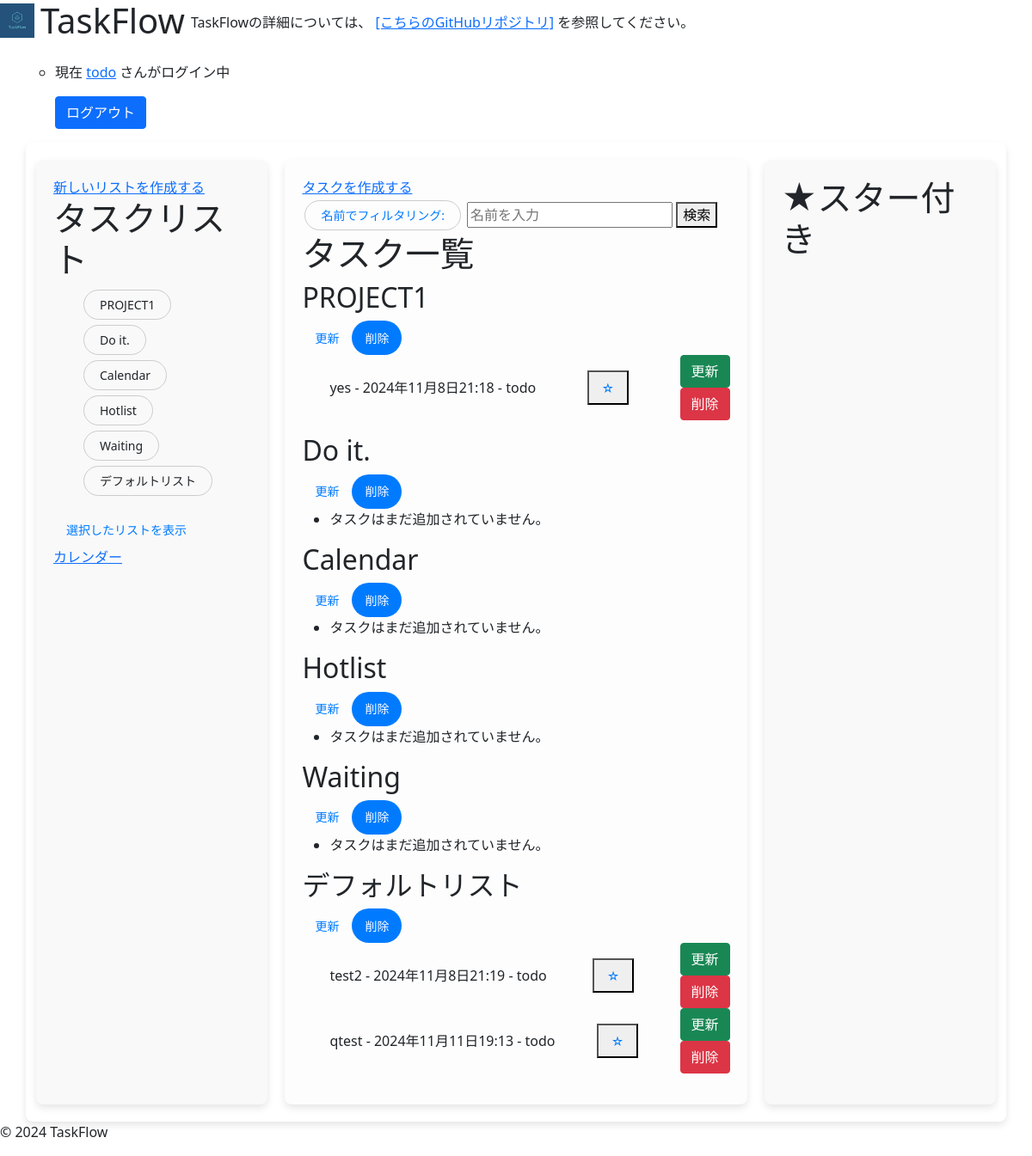
The page /tasks/ (signed in) on the database as committed earlier.
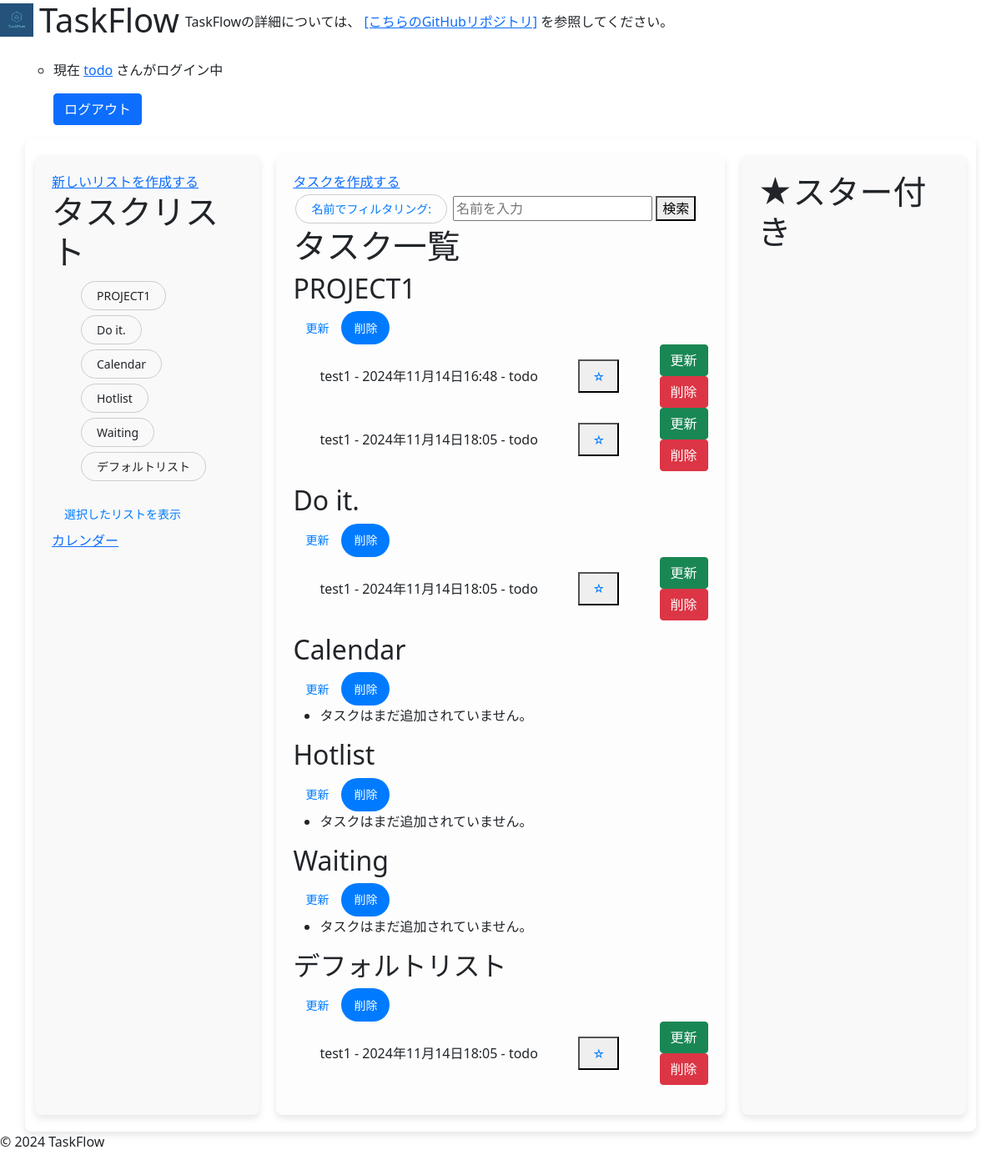
The same page on the database as committed later.
### accounts/models.py (models this page shows)
class CustomUser(AbstractUser):
    username=models.CharField(max_length=20,null=False,unique=True) #ユーザーネーム
    age=models.IntegerField(null=True, blank=True) #年齢
    mail=models.EmailField(max_length=30,null=True, blank=True,unique=True) #メールアドレス

### todo_app/models.py (models this page shows, shortened)
class TaskList(models.Model):
    name=models.CharField(max_length=20) #リスト名

class TaskCreate(models.Model):
    title=models.CharField(max_length=20) #タスクのタイトル
    description=models.TextField(null=True,blank=True) #説明
    due_date=models.DateTimeField(default=timezone.now) #期日
    is_starred=models.BooleanField(default=False) #スターの状態
    user = models.ForeignKey(settings.AUTH_USER_MODEL, on_delete=models.CASCADE) #作成したユーザー
    list=models.ForeignKey(TaskList,on_delete=models.CASCADE,default=1) #リストモデルとの関係

### todo_app/views.py (the view, shortened to what this page needs)
# urls.py: path('tasks/', TaskListView.as_view(), name='task_list'),  # タスク一覧
class TaskListView(ListView):
    model = TaskCreate
    template_name = 'todo_app/task_list.html'
    context_object_name = 'tasks'
    def get_queryset(self):
        return TaskCreate.objects.filter(user=self.request.user)
    def get_context_data(self, **kwargs):
        context = super().get_context_data(**kwargs)
        filter_name = self.request.GET.get('filter_name', '')
        if filter_name:
            context['lists'] = TaskList.objects.filter(name__icontains=filter_name)
            context['filter_message'] = f"検索結果: 名前に 「{filter_name}」 を含むリスト"
        else:
            selected_lists = getattr(self, 'selected_lists', None)
            if selected_lists:
                context['lists'] = TaskList.objects.filter(id__in=selected_lists)
                context['selected_lists'] = selected_lists
            else:
                context['lists'] = TaskList.objects.all()
        context['selected_list_ids'] = [int(id) for id in getattr(self, 'selected_lists', [])]
        return context

### templates/todo_app/task_list.html (shortened to what this page needs)
{% extends 'base.html' %}
{% load static %}
{% block content %}
<div class='container'>
    <div class='list-filter'>
        <a class="list-create" href="{% url 'list_create' %}">新しいリストを作成する</a>
        <h1>タスクリスト</h1>
        <form method="post" action="{% url 'task_list' %}" id="listFilterForm">
            <ul>
                {% for list in lists %}
                    <li style="display: flex; align-items: center; justify-content: space-between;">
                        <label for="checkbox_{{ list.id }}">{{ list.name }}</label>
                    </li>
                {% endfor %}
            </ul>
            <div class="btn-group">
                <button type="submit" class="button">選択したリストを表示</button>
            </div>
        </form>
        <a href="{% url 'only_calendar' %}">カレンダー</a>
    </div>
    <div class='task-list'>
        <a class="task-create" href="{% url 'task_create' %}">タスクを作成する</a>
        <form method="get">
            <label for="filter_name" class="filter-label">名前でフィルタリング:</label>
            <input type="text" name="filter_name" id="filter_name" placeholder="名前を入力">
            <button type="submit">検索</button>
        </form>
        <h1>タスク一覧</h1>
            {% if lists %}
        {% for list in lists %}
            <div class="list-container" onmouseover="showBorder(this)" onmouseout="hideBorder(this)">
                <h2>{{ list.name }}</h2>
                <div class="btn-group">
                    <form action="{% url 'list_update' list.id %}">
                        <button type="submit" class="button">更新</button>
                    </form>
                    <form action="{% url 'list_delete' list.id %}" method="post" onsubmit="return confirmDeleteList();">
                        <button type="submit" class="button clear-selection">削除</button>
                    </form>
                </div>
                <ul class="Sortable" data-list-id="{{list.id}}" id="list_{{list.id}}">
                    {% for task in list.taskcreate_set.all %}
                        <li style="display: flex; align-items: center; justify-content: space-between;">
                            <span>
                                {{ task.title }} - {{ task.due_date }} - {{ task.user.username }}
                            </span>
                            <form action="{% url 'toggle_star' task.id %}" method="post" style="background: none; border: none; cursor: none;">
                                <div class='btn-group'>
                                    <button type="submit">
                                        <span class="{% if task.is_starred %}starred{% else %}not-starred{% endif %}">
                                            {% if task.is_starred %}★{% else %}☆{% endif %}
                                        </span>
                                    </button>
                                </div>
                            </form>
                            <div>
                                <form action="{% url 'task_update' task.id %}" method="get">
                                    <button type="submit" class="btn btn-success">更新</button>
                                </form>
                                <form action="{% url 'task_delete' task.id %}" method="post" onsubmit="return confirmDeleteTask();" class="d-inline">
                                    <button type="submit" class="btn btn-danger">削除</button>
                                </form>
                            </div>
                        </li>
                    {% empty %}
                        <li>タスクはまだ追加されていません。</li>
                    {% endfor %}
                </ul>
            </div>
        {% endfor %}
    {% else %}
        <p>リストが選択されていません。</p>
    {% endif %}
    </div>
    <div class="star-list">
        <h1>★スター付き</h1>
    </div>
</div>
{% endblock %}

### templates/base.html (shortened to what this page needs)
{% load static %}
<!DOCTYPE html>
<html lang="ja">
<head>
    <link rel="stylesheet" href="{%static 'css/style.css'%}">
    <link href="https://cdn.jsdelivr.net/npm/bootstrap@5.0.2/dist/css/bootstrap.min.css" rel="stylesheet">
</head>
<body>
    <div class="header">
            <img src="{% static 'images/logo - コピー.png' %}" alt="Sample Logo" class="clickable-image" id="image-1">
        <h1>TaskFlow</h1>
        <p class="description">TaskFlowの詳細については、
            <a href="https://github.com/02naa98/TaskFlow/blob/5c21718b4c6a0ca746376e708a8c205c8d710d94/README.md" target="_blank">[こちらのGitHubリポジトリ]</a>
            を参照してください。</p>
    </div>
    <br>
        <nav>
            <ul>
                <nav>
                    <ul>
                        {% if request.user.is_authenticated %}
                            <li>
                                <form action="{% url 'logout' %}" method="post">
                                    <p>現在
                                        <a href="{%url 'temporary_profile' user.username%}">{{ user.username }}</a>
                                        さんがログイン中
                                    </p>
                                    <button type="submit" class="btn btn-primary">ログアウト</button>
                                </form>
                            </li>
                        {% endif %}
                    </ul>
                </nav>
            </ul>
        </nav>
    <main>
        {% block content %}
        {% endblock %}
    </main>
    <footer>
        <p>&copy; 2024 TaskFlow</p>
    </footer>
</body>
</html>

### static/css/style.css (style rules this page uses)
.header { display: flex; align-items: center; }
.header h1 { margin: 0; font-size: 40px; margin-left: 7px; margin-right: 7px; }
.header img { height: 40px; width: auto; vertical-align: middle; }
.description { font-size: 16px; line-height: 1.6; margin-top: 0; margin-bottom: 0; padding-top: 5px; }
body { background-color: #f8f8f8; margin: 0; padding: 0; font-family: Arial, sans-serif; }
.container { display: flex; justify-content: space-between; padding: 20px; gap: 20px; background-color: #ffffff; border-radius: 8px; box-shadow: 0 4px 8px rgba(0, 0, 0, 0.1); }
.list-filter, .task-list, .star-list { padding: 20px; border-radius: 8px; }
.list-filter, .star-list { width: 25%; background-color: #f9f9f9; box-shadow: 0 4px 8px rgba(0, 0, 0, 0.1); }
.list-filter { width: 25%; }
label { display: inline-block; border-radius: 20px; text-align: center; text-decoration: none; border: solid 1px #ccc; transition: 0.25s; padding: 6px 18px; cursor: pointer; font-size: 14px; margin: 3px; }
.task-list { width: 50%; background-color: #fdfdfd; box-shadow: 0 4px 8px rgba(0, 0, 0, 0.1); transition: box-shadow 0.1s ease; }
.star-list { width: 25%; }
.btn-group button { height: 40px; padding: 0 15px; font-size: 14px; cursor: pointer; }
.button { background-color: transparent; color: #007bff; font-size: 16px; border: none; cursor: pointer; border-radius: 100px; }
.button.clear-selection { background-color: #007bff; color: white; }
.filter-label { color: #007bff; }
.not-starred { color: #007bff; }

Rows that differ between the two databases and show on the page:
removed TaskCreate: title "yes", due_date "2024年11月8日21:18", user.username "todo", shown under TaskList "PROJECT1"
removed TaskCreate: title "test2", due_date "2024年11月8日21:19", user.username "todo", shown under TaskList "デフォルトリスト"
removed TaskCreate: title "qtest", due_date "2024年11月11日19:13", user.username "todo", shown under TaskList "デフォルトリスト"
shown differently, row unchanged: TaskList "Do it.": no longer shows "タスクはまだ追加されていません。"
added TaskCreate: title "test1", due_date "2024年11月14日16:48", user.username "todo", shown under TaskList "PROJECT1"
added TaskCreate: title "test1", due_date "2024年11月14日18:05", user.username "todo", shown under TaskList "PROJECT1"
added TaskCreate: title "test1", due_date "2024年11月14日18:05", user.username "todo", shown under TaskList "Do it."
added TaskCreate: title "test1", due_date "2024年11月14日18:05", user.username "todo", shown under TaskList "デフォルトリスト"
